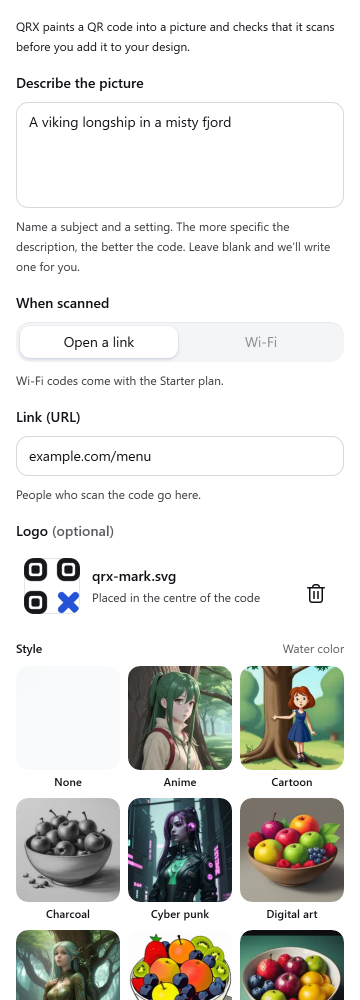
#> input picture submission/screenshots/panel/02-form-light.png, 720 x 2000 px (shown at 1/2 size); its folder holds 4 pictures in this run
$ python overview.py
#> lines starting #> are read from the running program, lines starting #| are printed output that depends on the picture; pictures that were not available may be replaced by others from this repository, and a replacement may not be noted
"""Joins three panel screenshots into screenshots/panel-overview.png for the README."""

from pathlib import Path

from PIL import Image

PANEL = Path(__file__).resolve().parent.parent / "screenshots" / "panel"
NAMES = ["02-form-light", "03-progress-light", "04-result-light"]
GAP = 40

ims = [Image.open(PANEL / f"{n}.png").convert("RGB") for n in NAMES]
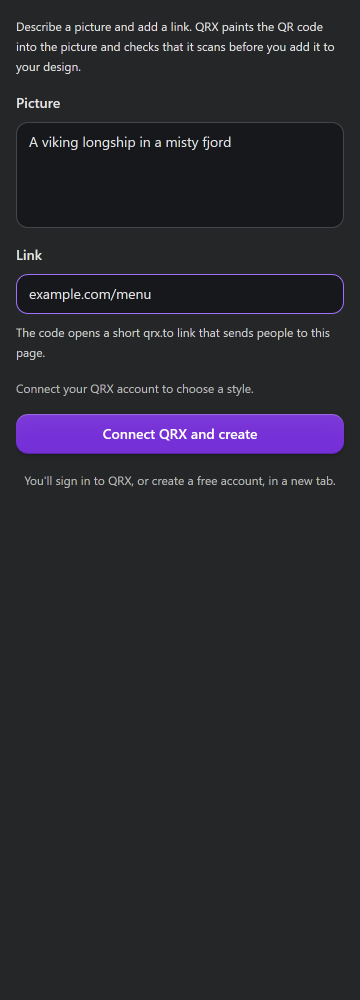
#> input picture submission/screenshots/panel/01-connect-dark.png, 720 x 2000 px, given in place of 03-progress-light.png, which was not available (shown at 1/2 size)
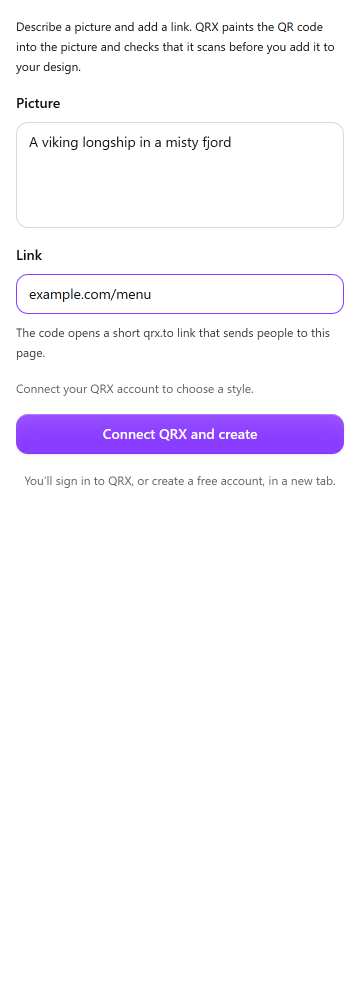
#> input picture submission/screenshots/panel/01-connect-light.png, 720 x 2000 px, given in place of 04-result-light.png, which was not available (shown at 1/2 size)
#> ims = 3 items
ims = [i.resize((i.width // 2, i.height // 2)) for i in ims]
w = sum(i.width for i in ims) + GAP * (len(ims) + 1)
#> w = 1240
h = max(i.height for i in ims) + GAP * 2
#> h = 1080
sheet = Image.new("RGB", (w, h), "#e9ecf5")
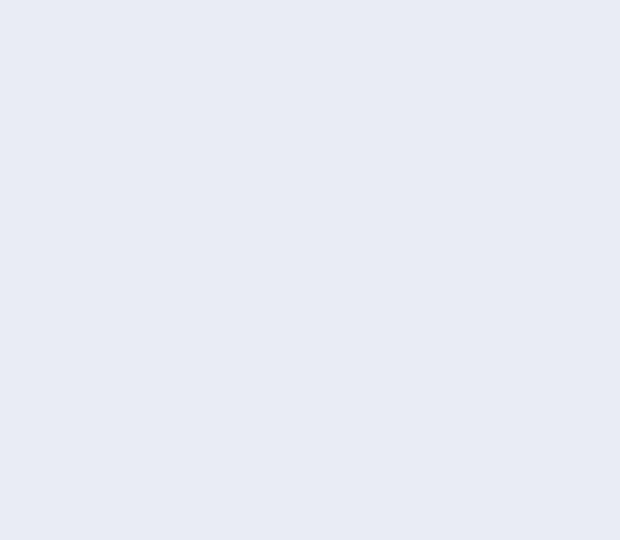
#> sheet: PIL image 1240x1080 RGB (shown at 1/2 size); mean R, G, B 233, 236, 245
x = GAP
for i in ims:
    sheet.paste(i, (x, GAP))
    x += i.width + GAP
#> this loop made 3 passes
#> x on passes 1 to 3: 440, 840, 1240
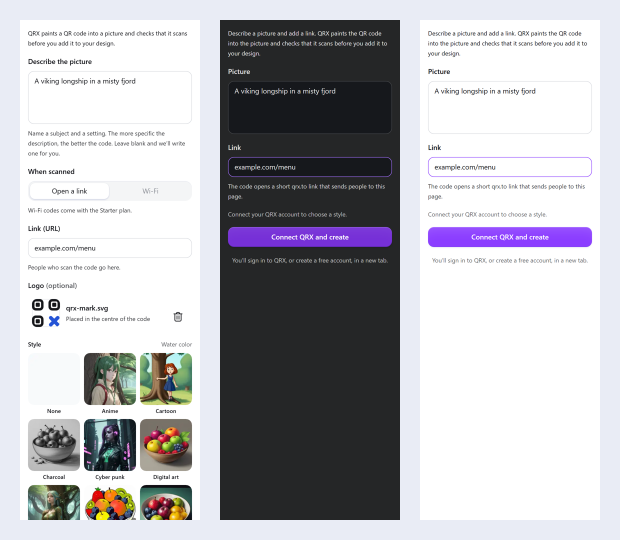
#> sheet: PIL image 1240x1080 RGB (shown at 1/2 size); mean R, G, B 182.1, 181.6, 186.2
#> after the loop, x = 1240
sheet.save(PANEL.parent / "panel-overview.png")
print(sheet.size)
#| (1240, 1080)
